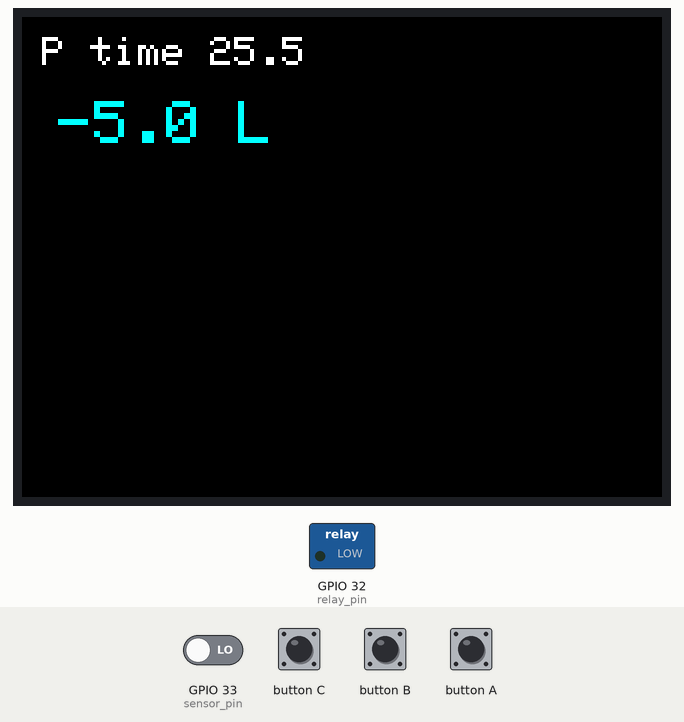
Simulated run of this program. Board: ESP32. Parts: 320×240 colour display, switched loads named in the program (green lamp = pin HIGH). Inputs (shaded band) come from the test bench; at power-on: GPIO 33 (sensor_pin) LOW. EEPROM starts erased; what the program prints to the serial monitor is not drawn.

Above: at 0.98 s.
1.4 s: button B pressed for 0.7 s
5.0 s: button A pressed for 1 s
At 6.77 s:
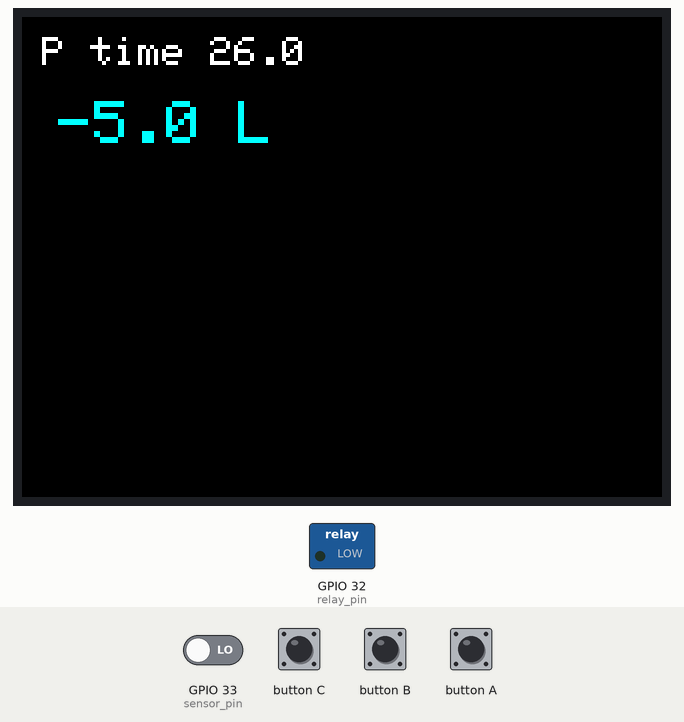
8.0 s: button A pressed for 0.7 s
10.3 s: button B pressed for 1 s
Timing chart, 0 to 13.3 s (numbered marks = the images above; inputs shaded):
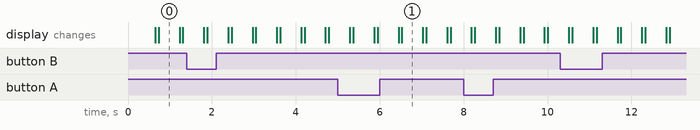

The program:

main.cpp
```cpp
#include <Arduino.h>

#include <M5Unified.h>
#include <EEPROM.h>
const int sensor_pin = 33;
const int relay_pin = 32 ;
volatile double waterFlow ;
volatile double totalwaterFlow ;
int pomp_dsec ;//0.1sec
void pulse()   //measure the quantity of square wave
{
  waterFlow += 1.0 / 450.0;
  totalwaterFlow += 1.0 / 450.0;
}

void setup() {
  waterFlow =45;
  totalwaterFlow =-5;
  EEPROM.begin(1);
  // EEPROM.write(0,50);
  pomp_dsec =EEPROM.read(0);
  auto cfg = M5.config();
  M5.begin(cfg);
  M5.Display.setTextSize(2);
  M5.Display.setRotation(1);

  pinMode(relay_pin ,OUTPUT);
  attachInterrupt(sensor_pin , pulse, RISING);
}
void loop() {
  M5.update();
  digitalWrite(33,LOW);
  Serial.print("waterFlow:");
  Serial.print(waterFlow);
  Serial.println("   L");
  M5.Display.setCursor(10, 10);
  M5.Display.setTextColor(WHITE);
  M5.Display.setTextSize(2);
  M5.Display.printf("P time %3.1f \n\n",float(pomp_dsec)*0.1);
  M5.Display.setTextColor(CYAN);
  M5.Display.setTextSize(3);
  M5.Display.printf(" %4.1f L", totalwaterFlow);
  if (waterFlow > 50){
    waterFlow =0;
    digitalWrite(relay_pin,HIGH);
    M5.Display.clear();
    M5.Display.setCursor(10, 10);
    M5.Display.setTextSize(3);
    M5.Display.setTextColor(RED);
    M5.Display.print("Pumping");
    delay(pomp_dsec*100);
    digitalWrite(relay_pin,LOW);

  }
  if (M5.BtnA.isPressed()){
    pomp_dsec += 5;
    EEPROM.write(0, pomp_dsec);
    EEPROM.commit();
  }
  if (M5.BtnB.isPressed()){
    pomp_dsec -= 5;
    EEPROM.write(0, pomp_dsec);
    EEPROM.commit();
  }
  delay(500);
  M5.Display.clear();
}
```

Measured:
- after the input at 5.0 s, the display: first differs from a run without the input after 0.95 s (image 1 shows a later state)
- what the display in image 0 shows lasts 0.5 s, from 0.7 s to 1.2 s
